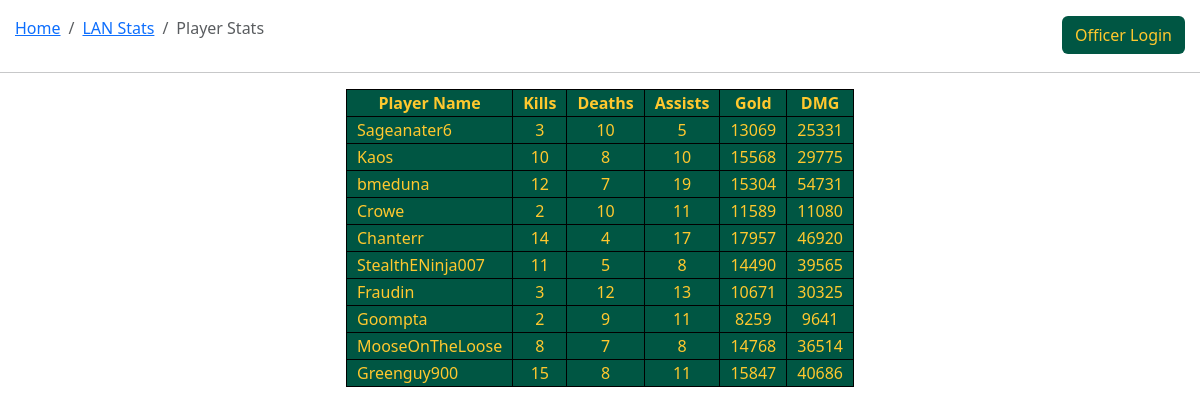
Before: /eventcalendar/stats/stats_home/player_list/ with the older database file.
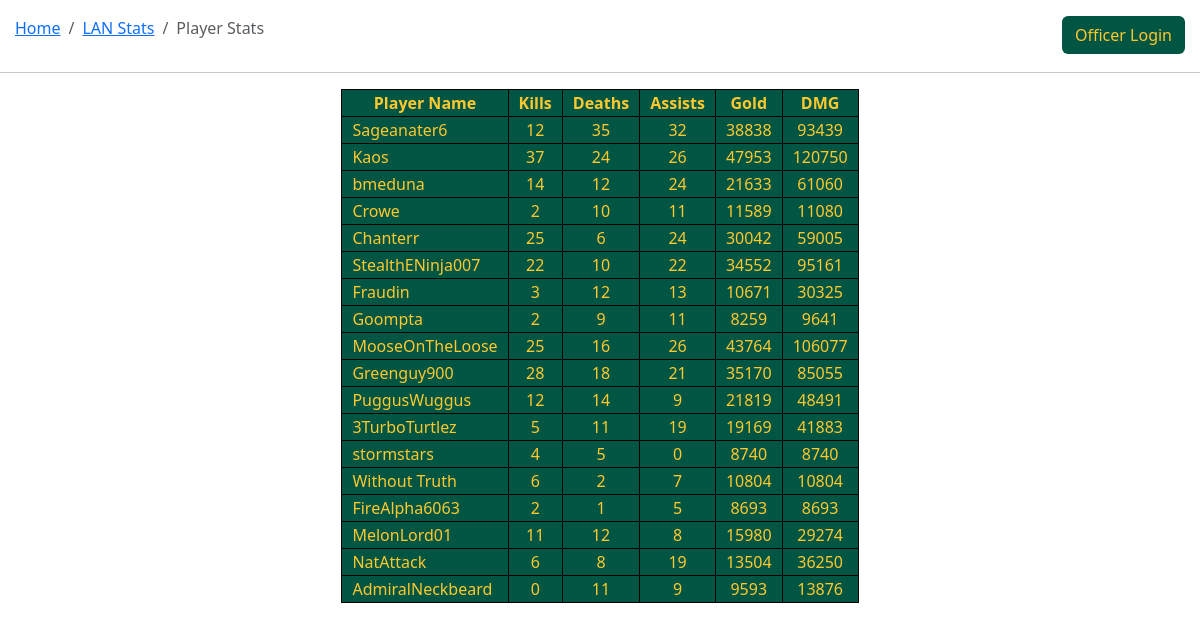
After: the same page with the newer database file.
### statsviewer/models.py (models this page shows)
class Player(models.Model):
    class Meta:
        unique_together = (('playerid','name'),)
    playerid = models.BigAutoField(primary_key=True)
    name = models.CharField(max_length=60)
    def __str__(self):
        return self.name
    def get_absolute_url(self):
        return reverse("player-detail", args=[str(self.playerid)])

### statsviewer/views.py (the view)
# urls.py: path('stats_home/player_list/', views.playerListView, name = 'player-list'),
def playerListView(request):
    allPlayers = Player.objects.all()
    playerList = []
    for p in allPlayers:
        dataList = [p,0,0,0,0,0]
        instances = PlayerInstance.objects.filter(player = p.playerid)
        for pi in instances:
            dataList[1] += pi.kills
            dataList[2] += pi.deaths
            dataList[3] += pi.assists
            dataList[4] += pi.gold
            dataList[5] += pi.damage
        playerList.append(dataList)
    return render(request, 'player_list.html', {'list' : playerList})

### statsviewer/templates/player_list.html (shortened to what this page needs)
{% extends "stats_generic.html" %}
{% block content %}
<div class="row">
        <div class="col-sm-10">
            <nav style="margin-left: 15px;" aria-label="breadcrumb">
                <ol class="breadcrumb">
                  <li class="breadcrumb-item"><a href="{% url 'go-home' %}">Home</a></li>
                  <li class="breadcrumb-item"><a href="{% url 'stats-home' %}">LAN Stats</a></li>
                  <li class="breadcrumb-item active" aria-current="page">Player Stats</li>
                </ol>
      </nav>
    </div>
    <div class="col-sm-2" style="text-align: right;">
        {% if user.is_authenticated %}
            <span class="navbar-text">
              <form id="logout-form" method="post" action="{% url 'logout' %}">
                {% csrf_token %}
                <button type="submit" class="btn btn-link ndsu" style="margin-right: 15px;">Logout</button>
              </form>
            </span>
            {% else %}
            <a class="btn ndsu" href="{% url 'login' %}?next={{ request.path }}" role="button" style="margin-right: 15px;">Officer Login</a>
            {% endif %}
    </div>
    </div>
<hr>
{% if list %}
<table class="ndsu">
    <tr>
        <th>Player Name</th>
        <th>Kills</th>
        <th>Deaths</th>
        <th>Assists</th>
        <th>Gold</th>
        <th>DMG</th>
    </tr>
{% for l in list %}
<tr>
    <td>
        <a class="nav-link" href="{{ l.0.get_absolute_url }}"> {{l.0}} </a>
    </td>
    <td class="center">{{l.1}}</td>
    <td class="center">{{l.2}}</td>
    <td class="center">{{l.3}}</td>
    <td class="center">{{l.4}}</td>
    <td class="center">{{l.5}}</td>
{% endfor %}
</table>
{% else %}
<p>
    No games
</p>
{% endif %}
{% endblock %}

Changed rows visible on the page:
computed for Player "Sageanater6": l "3" → "12"; l "10" → "35"; l "5" → "32"; l "13069" → "38838"; l "25331" → "93439"
computed for Player "Kaos": l "10" → "37"; l "8" → "24"; l "10" → "26"; l "15568" → "47953"; l "29775" → "120750"
computed for Player "bmeduna": l "12" → "14"; l "7" → "12"; l "19" → "24"; l "15304" → "21633"; l "54731" → "61060"
computed for Player "Chanterr": l "14" → "25"; l "4" → "6"; l "17" → "24"; l "17957" → "30042"; l "46920" → "59005"
computed for Player "StealthENinja007": l "11" → "22"; l "5" → "10"; l "8" → "22"; l "14490" → "34552"; l "39565" → "95161"
computed for Player "MooseOnTheLoose": l "8" → "25"; l "7" → "16"; l "8" → "26"; l "14768" → "43764"; l "36514" → "106077"
computed for Player "Greenguy900": l "15" → "28"; l "8" → "18"; l "11" → "21"; l "15847" → "35170"; l "40686" → "85055"
added Player: name "PuggusWuggus", l "12", l "14", l "9", l "21819", l "48491"
added Player: name "3TurboTurtlez", l "5", l "11", l "19", l "19169", l "41883"
added Player: name "stormstars", l "4", l "5", l "0", l "8740"
added Player: name "Without Truth", l "6", l "2", l "7", l "10804"
added Player: name "FireAlpha6063", l "2", l "1", l "5", l "8693"
added Player: name "MelonLord01", l "11", l "12", l "8", l "15980", l "29274"
added Player: name "NatAttack", l "6", l "8", l "19", l "13504", l "36250"
added Player: name "AdmiralNeckbeard", l "0", l "11", l "9", l "9593", l "13876"
